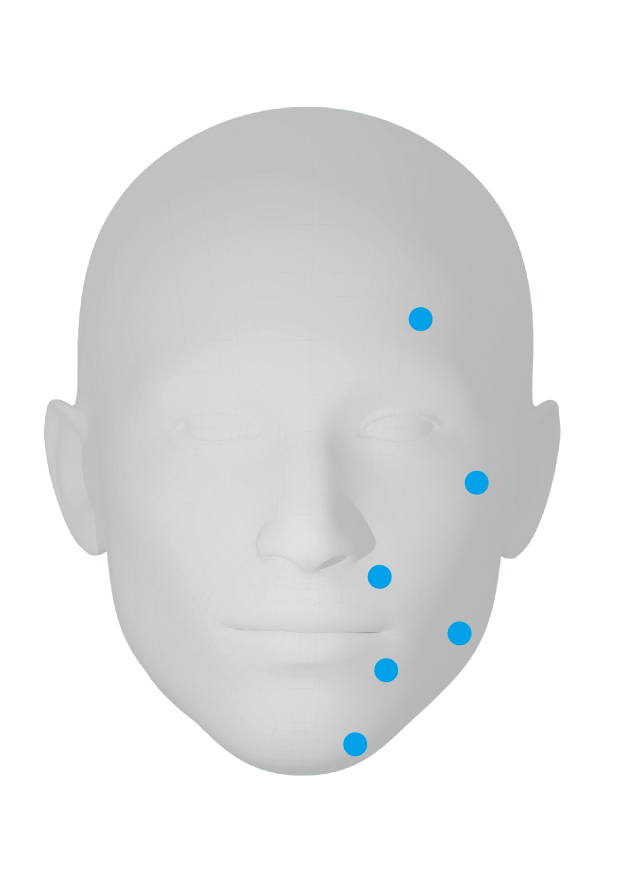
#> input picture data/Englishface.jpg, 1241 x 1754 px, found by its file name (shown at 1/2 size)
$ python facepoint_calculate.py
#> lines starting #> are read from the running program, lines starting #| are printed output that depends on the picture; after the words box and inside, x2 and y2 are one past the last pixel; in counts of white or black regions, pixels touching at a corner belong together
import cv2
import numpy as np
import os

def detect_blue_circles(image_path, output_dir='data/output'):
    """
    检测图像中的蓝色圆圈并返回中心坐标
    优化了VSCode中的显示效果
    """
#> called with image_path = 'data/Englishface.jpg', output_dir = 'data/output'
    # 读取图像
    img = cv2.imread(image_path)
#> img is the input picture: shape (1754, 1241, 3); mean B, G, R 230.1, 229.8, 228.8
    if img is None:
        raise FileNotFoundError(f"无法加载图像，请检查路径: {image_path}")

    # 创建输出目录
    os.makedirs(output_dir, exist_ok=True)

    # 调整显示窗口大小（适合VSCode）
    def resize_window(img, window_name, scale=0.3):
        h, w = img.shape[:2]
        cv2.namedWindow(window_name, cv2.WINDOW_NORMAL)
        cv2.resizeWindow(window_name, int(w*scale), int(h*scale))

    # 调试模式：颜色范围调整窗口
    def nothing(x):
        pass

    cv2.namedWindow('Color Adjust', cv2.WINDOW_NORMAL)
    cv2.resizeWindow('Color Adjust', 600, 300)
    cv2.createTrackbar('H Min', 'Color Adjust', 90, 179, nothing)
    cv2.createTrackbar('H Max', 'Color Adjust', 140, 179, nothing)
    cv2.createTrackbar('S Min', 'Color Adjust', 50, 255, nothing)
    cv2.createTrackbar('S Max', 'Color Adjust', 255, 255, nothing)
    cv2.createTrackbar('V Min', 'Color Adjust', 50, 255, nothing)
    cv2.createTrackbar('V Max', 'Color Adjust', 255, 255, nothing)
    cv2.createTrackbar('Min Area', 'Color Adjust', 50, 500, nothing)
    cv2.createTrackbar('Circularity', 'Color Adjust', 70, 100, nothing)

    print("调试模式说明:")
    print("1. 调整滑动条直到蓝色圆圈被正确识别")
    print("2. 按 's' 键保存结果")
    print("3. 按 'q' 键退出")

    while True:
        # 获取滑动条值
        h_min = cv2.getTrackbarPos('H Min', 'Color Adjust')
        h_max = cv2.getTrackbarPos('H Max', 'Color Adjust')
        s_min = cv2.getTrackbarPos('S Min', 'Color Adjust')
        s_max = cv2.getTrackbarPos('S Max', 'Color Adjust')
        v_min = cv2.getTrackbarPos('V Min', 'Color Adjust')
        v_max = cv2.getTrackbarPos('V Max', 'Color Adjust')
        min_area = cv2.getTrackbarPos('Min Area', 'Color Adjust')
        circularity_thresh = cv2.getTrackbarPos('Circularity', 'Color Adjust') / 100

        # 颜色检测
        hsv = cv2.cvtColor(img, cv2.COLOR_BGR2HSV)
#> hsv: shape (1754, 1241, 3); mean H, S, V 12.7, 1.7, 230.2
        lower_blue = np.array([h_min, s_min, v_min])
        upper_blue = np.array([h_max, s_max, v_max])
        mask = cv2.inRange(hsv, lower_blue, upper_blue)
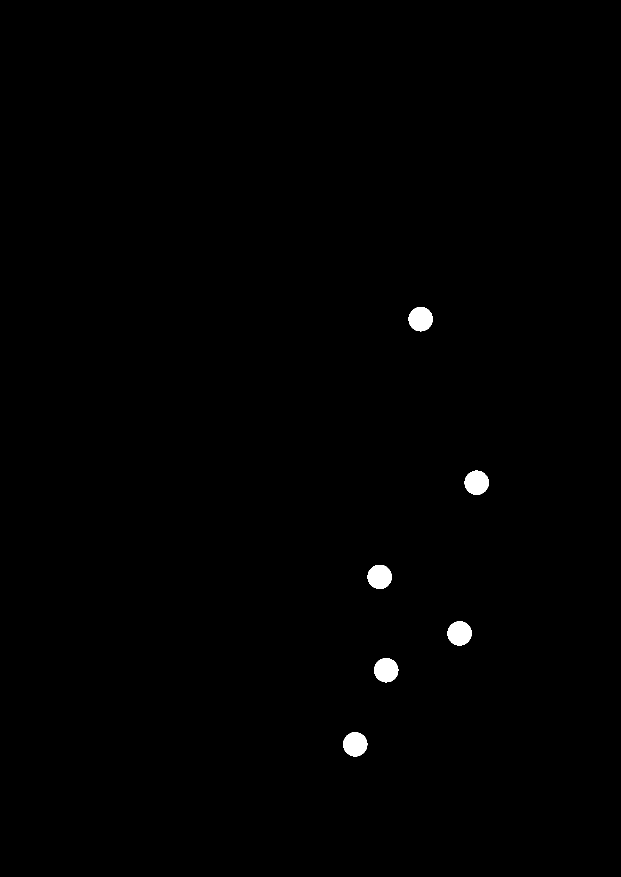
#> mask: shape (1754, 1241) (shown at 1/2 size); 0.51% white; 6 white regions, box (x1, y1, x2, y2) and area: (748, 1316, 797, 1365) 1849, (895, 1243, 943, 1291) 1844, (686, 1464, 735, 1513) 1844, (929, 941, 978, 990) 1842, (817, 614, 866, 663) 1841, (735, 1130, 784, 1178) 1837

        # 形态学操作
        kernel = np.ones((5,5), np.uint8)
        mask = cv2.morphologyEx(mask, cv2.MORPH_OPEN, kernel)
#> mask: shape (1754, 1241); 0.51% white; 6 white regions
        mask = cv2.morphologyEx(mask, cv2.MORPH_CLOSE, kernel)

        # 查找轮廓
        contours, _ = cv2.findContours(mask, cv2.RETR_EXTERNAL, cv2.CHAIN_APPROX_SIMPLE)
#> contours = 6 contours; box (x1, y1, x2, y2) and area: (895, 1243, 943, 1291) 1775, (686, 1465, 735, 1513) 1772, (748, 1316, 796, 1364) 1772, (929, 941, 977, 990) 1769, (817, 614, 865, 662) 1768, (735, 1130, 783, 1178) 1766

        # 绘制结果
        result_img = img.copy()
        blue_circle_centers = []

        for cnt in contours:
            area = cv2.contourArea(cnt)
            if area < min_area:
                continue

            (x,y), radius = cv2.minEnclosingCircle(cnt)
            center = (int(x), int(y))
            radius = int(radius)

            perimeter = cv2.arcLength(cnt, True)
            circularity = 4 * np.pi * area / (perimeter**2) if perimeter > 0 else 0

            if circularity > circularity_thresh:
                blue_circle_centers.append(center)
                cv2.circle(result_img, center, radius, (0,255,0), 2)
                cv2.circle(result_img, center, 2, (0,0,255), 3)
                cv2.putText(result_img, f"{len(blue_circle_centers)}",
                            (center[0]+10, center[1]),
                            cv2.FONT_HERSHEY_SIMPLEX, 0.5, (255,255,255), 2)
#> this loop made 6 passes
#> (area, x, y, center, perimeter, circularity) on passes 1, 3, 4, 6: (1772, 710, 1488.2, (709, 1488), 158.4, 0.888), (1775, 918.5, 1266.2, (918, 1266), 157.5, 0.899), (1766, 758.9, 1153.3, (758, 1153), 156.4, 0.908), (1768, 840.9, 637.9, (840, 637), 157.5, 0.895)
#> (area, x, y, perimeter, circularity) on passes 2, 5: (1772, 772, 1340, 157.5, 0.897), (1769, 953, 965, 158.4, 0.886)
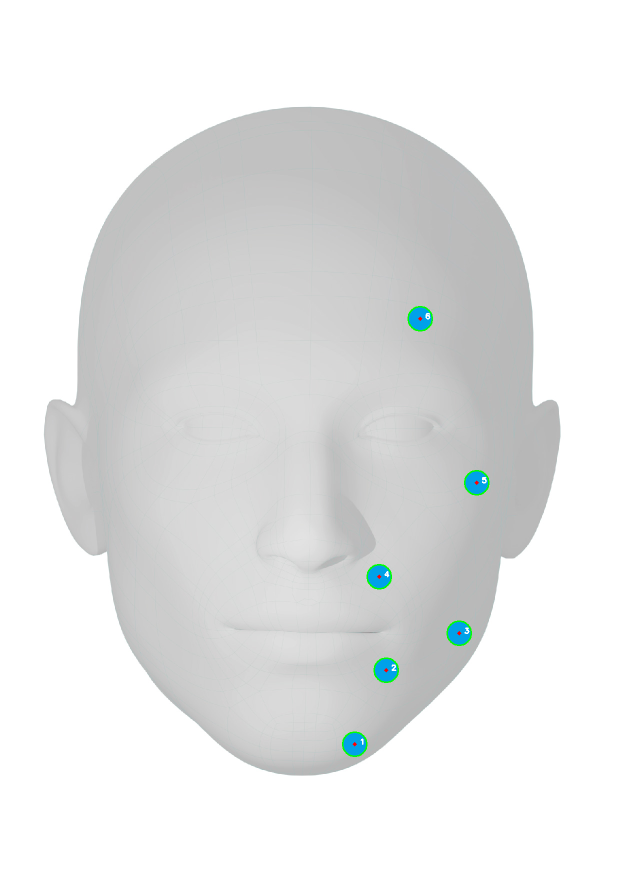
#> result_img: shape (1754, 1241, 3) (shown at 1/2 size); 0.16% of pixels changed, all inside (x1, y1, x2, y2) = (684, 612, 979, 1514)
#> after the loop, blue_circle_centers = [(709, 1488), (772, 1340), (918, 1266), (758, 1153), (953, 965), (840, 637)]

        # 显示结果（缩放适合窗口）
        resize_window(mask, 'Mask', 0.5)
        resize_window(result_img, 'Result', 0.5)
        cv2.imshow('Mask', mask)
        cv2.imshow('Result', result_img)

        # 按键处理
        key = cv2.waitKey(1) & 0xFF
#> (key q is pressed here)
        if key == ord('q'):
            break
        elif key == ord('s'):
            # 保存结果
            output_img_path = os.path.join(output_dir, 'detected_blue_circles.jpg')
            cv2.imwrite(output_img_path, result_img)

            coord_file = os.path.join(output_dir, 'blue_circle_coordinates.txt')
            with open(coord_file, 'w') as f:
                for x, y in blue_circle_centers:
                    f.write(f"{x},{y}\n")

            print(f"\n保存结果: 找到 {len(blue_circle_centers)} 个蓝色圆圈")
            print(f"标记图像: {output_img_path}")
            print(f"坐标文件: {coord_file}")
            break

    cv2.destroyAllWindows()
    return blue_circle_centers

# 使用示例
image_path = os.path.join('data', 'Englishface.jpg')
centers = detect_blue_circles(image_path)
#> centers has the same summary as blue_circle_centers in detect_blue_circles

# 打印检测结果
print("\n检测到的蓝色圆心坐标(x,y):")
for i, (x, y) in enumerate(centers, 1):
    print(f"圆圈 {i}: ({x}, {y})")
#> this loop made 6 passes
#| 圆圈 1: (709, 1488)
#| 圆圈 2: (772, 1340)
#| 圆圈 3: (918, 1266)
#| 圆圈 4: (758, 1153)
#| 圆圈 5: (953, 965)
#| 圆圈 6: (840, 637)
